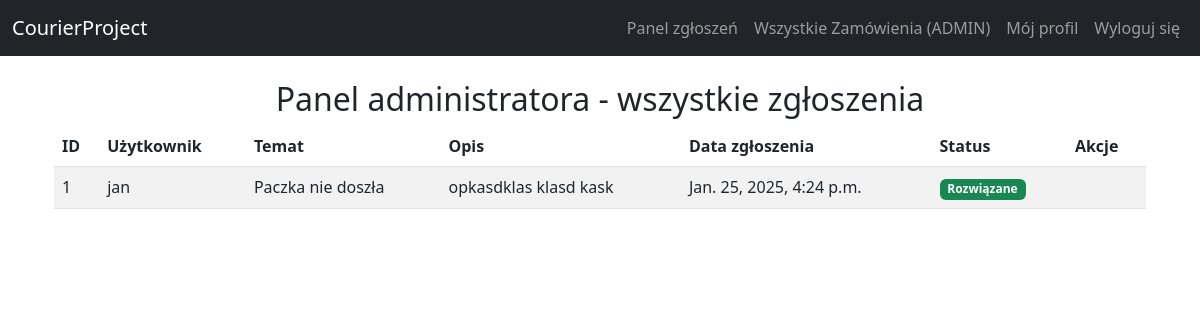
The page /support/admin/list/ (signed in) on the database its author committed.
### apps/support/models.py (models this page shows, shortened)
class Ticket(models.Model):
    user = models.ForeignKey(settings.AUTH_USER_MODEL, on_delete=models.CASCADE, related_name='tickets')
    subject = models.CharField(max_length=200)
    description = models.TextField()
    created_at = models.DateTimeField(auto_now_add=True)
    is_resolved = models.BooleanField(default=False)

### apps/users/models.py (models this page shows, shortened)
class User(AbstractUser):
    is_business = models.BooleanField(default=False)
    nip = models.CharField(max_length=10, blank=True, null=True)

### apps/support/views.py (the view)
# urls.py: path('admin/list/', views.admin_ticket_list_view, name='admin_ticket_list'),
@user_passes_test(is_staff_user)
def admin_ticket_list_view(request):
    tickets = Ticket.objects.all().order_by('-created_at')
    return render(request, 'support/admin_ticket_list.html', {'tickets': tickets})

### apps/support/views.py (called while the page is built)
def is_staff_user(user):
    return user.is_staff or user.is_superuser

### templates/support/admin_ticket_list.html (shortened to what this page needs)
{% extends 'base.html' %}
{% block content %}
<div class="container mt-4">
  <h2 class="text-center">Panel administratora - wszystkie zgłoszenia</h2>
  <table class="table table-striped">
    <thead>
      <tr>
        <th>ID</th>
        <th>Użytkownik</th>
        <th>Temat</th>
        <th>Opis</th>
        <th>Data zgłoszenia</th>
        <th>Status</th>
        <th>Akcje</th>
      </tr>
    </thead>
    <tbody>
      {% for ticket in tickets %}
        <tr>
          <td>{{ ticket.id }}</td>
          <td>{{ ticket.user.username }}</td>
          <td>{{ ticket.subject }}</td>
          <td>{{ ticket.description }}</td>
          <td>{{ ticket.created_at }}</td>
          <td>
            {% if ticket.is_resolved %}
              <span class="badge bg-success">Rozwiązane</span>
            {% else %}
              <span class="badge bg-warning">Oczekujące</span>
            {% endif %}
          </td>
          <td>
          </td>
        </tr>
      {% empty %}
        <tr>
          <td colspan="7" class="text-center">Brak zgłoszeń</td>
        </tr>
      {% endfor %}
    </tbody>
  </table>
</div>
{% endblock %}

### rows shown on the page
Ticket: id "1", user.username "jan", subject "Paczka nie doszła", description "opkasdklas klasd kask", created_at "Jan. 25, 2025, 4:24 p.m.", is_resolved "Rozwiązane"
